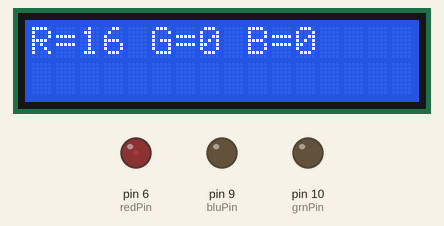
A sketch run on a simulated Arduino Uno, built with avr-gcc and run on an emulated ATmega328P. On the bench: 16×2 character LCD, output pins drawn as LEDs (lit = HIGH).

Above: at 1.2 s.
At 5.7 s:
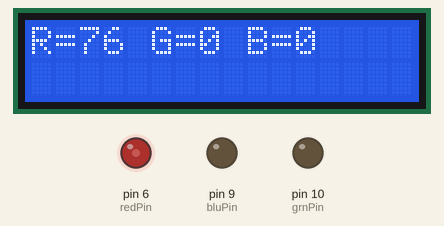
At 10.1 s:
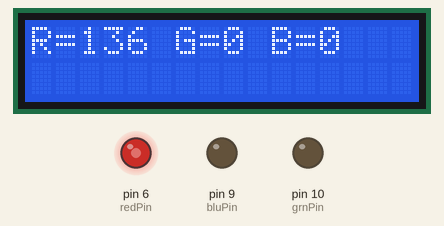
At 19.5 s:
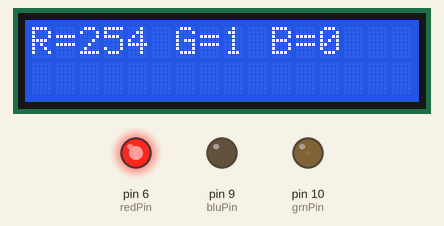
At 28.4 s:
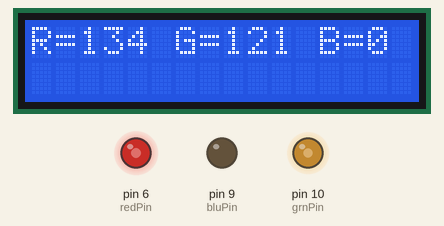
At 37.2 s:
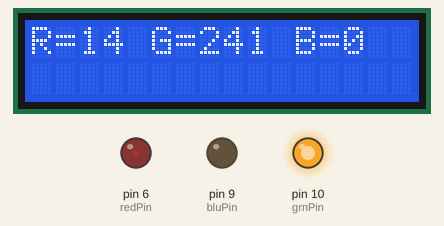
Timing chart, 0 to 40.0 s (numbered marks = the images above):
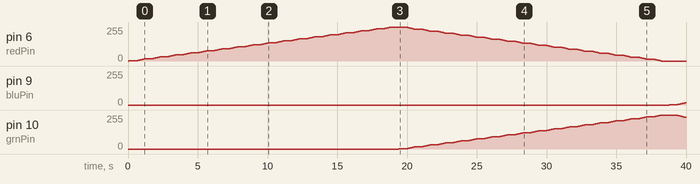

The sketch:

projet.ino
```cpp
/**
 * @updated by Omar Trigui
 * @updated by Rahma Rekik
 * @updated by Amina Abdelkefi
 */

#include <LiquidCrystal.h>

LiquidCrystal lcd(12, 11, 5, 4, 3, 2);

// Output
int redPin = 6;   // Red LED
int grnPin = 10;  // Green LED
int bluPin = 9;  // Blue LED

// Tableau des couleurs ( échelle max 100)
int black[3] = { 0, 0, 0 };
int red[3] = { 100, 0, 0 };
int green[3] = { 0, 100, 0 };
int blue[3] = { 0, 0, 100 };
int yellow[3] = { 40, 95, 0 };

// Initialisation des couleurs  ( 0 , 0 , 0 )
int redVal = black[0];
int grnVal = black[1];
int bluVal = black[2];

int loopCount = 60;
int repeat = 3;
int j = 0;

// Initialisation des variables de couleurs
int prevR = redVal;
int prevG = grnVal;
int prevB = bluVal;

// Initialisation des pins de l'output
void setup() {
    lcd.begin(16, 2);
    lcd.print("Bienvenue");
    pinMode(redPin, OUTPUT);
    pinMode(grnPin, OUTPUT);
    pinMode(bluPin, OUTPUT);
}

// les couleurs qu'on va visualiser sur le RGB LED
// [rouge, vert, bleu et finalement jaune] en boucle
void loop() {
    crossFade(red);
    crossFade(green);
    crossFade(blue);
    crossFade(yellow);

    if (repeat) {
        j += 1;
        if (j >= repeat) {
            exit(j);
        }
    }
}

// calculer le prochain saut ( prochaine couleur à visualiser)
int calculateStep(int prevValue, int endValue) {
    int step = endValue - prevValue;
    if (step) {
        step = 1020 / step;
    }
    return step;
}

int calculateVal(int step, int val, int i) {

    if ((step) && i % step == 0) {
        if (step > 0) {
            val += 1;
            } else if (step < 0) {
            val -= 1;
        }
    }

    if (val > 255) {
        val = 255;
        } else if (val < 0) {
        val = 0;
    }
    return val;
}

// variation des couleurs à travers cette méthode
void crossFade(int color[3]) {
    // Convertir les codes des couleurs vers l'échelle [0 .. 255]
    int R = (color[0] * 255) / 100;
    int G = (color[1] * 255) / 100;
    int B = (color[2] * 255) / 100;

    int stepR = calculateStep(prevR, R);
    int stepG = calculateStep(prevG, G);
    int stepB = calculateStep(prevB, B);

    for (int i = 0; i <= 1020; i++) {
        redVal = calculateVal(stepR, redVal, i);
        grnVal = calculateVal(stepG, grnVal, i);
        bluVal = calculateVal(stepB, bluVal, i);

        // Mettre à jour les nouvelles valeurs des pins
        analogWrite(redPin, redVal);
        analogWrite(grnPin, grnVal);
        analogWrite(bluPin, bluVal);

        delay(10);

            if (i == 0 or i % loopCount == 0) {

                lcd.clear();
                lcd.print("R=");
                lcd.print(redVal);
                lcd.print(" G=");
                lcd.print(grnVal);
                lcd.print(" B=");
                lcd.print(bluVal);

                delay(500);

            }
    }

    // mettre à jour les nouvelles valeurs
    prevR = redVal;
    prevG = grnVal;
    prevB = bluVal;
}
```

Measured:
- by itself, pin 6 (redPin): rises from 0/255 to 255/255 in 18.8 s, then falls to 0/255 in 19.4 s
- by itself, pin 9 (bluPin): moves from 0/255 to 16/255 over 1.1 s
- by itself, pin 10 (grnPin): rises from 0/255 to 255/255 in 18.8 s, then falls to 239/255 in 1.7 s
